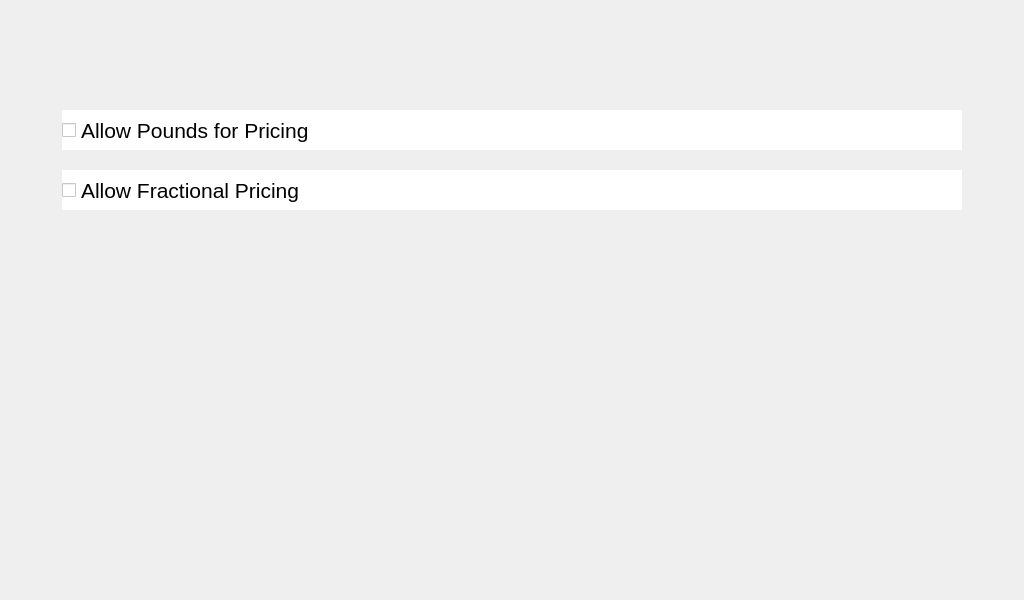
<?xml version="1.0" encoding="UTF-8"?>
<ui version="4.0">
 <class>servicePricingMode</class>
 <widget class="QWidget" name="servicePricingMode">
  <property name="geometry">
   <rect>
    <x>0</x>
    <y>0</y>
    <width>1024</width>
    <height>600</height>
   </rect>
  </property>
  <property name="windowTitle">
   <string>Dialog</string>
  </property>
  <widget class="QCheckBox" name="ckPoundsForPricing">
   <property name="geometry">
    <rect>
     <x>62</x>
     <y>110</y>
     <width>900</width>
     <height>40</height>
    </rect>
   </property>
   <property name="font">
    <font>
     <pointsize>16</pointsize>
    </font>
   </property>
   <property name="styleSheet">
    <string notr="true">QCheckBox
{
	color: black;
	background: white;
 }</string>
   </property>
   <property name="text">
    <string>Allow Pounds for Pricing</string>
   </property>
  </widget>
  <widget class="QCheckBox" name="ckFractionalPricing">
   <property name="geometry">
    <rect>
     <x>62</x>
     <y>170</y>
     <width>900</width>
     <height>40</height>
    </rect>
   </property>
   <property name="font">
    <font>
     <pointsize>16</pointsize>
    </font>
   </property>
   <property name="styleSheet">
    <string notr="true">QCheckBox
{
	color: black;
	background: white;
 }</string>
   </property>
   <property name="text">
    <string>Allow Fractional Pricing</string>
   </property>
  </widget>
 </widget>
 <resources/>
 <connections/>
</ui>
